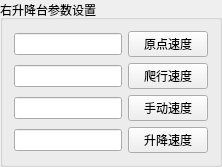
         <widget class="QGroupBox" name="groupBox_8">
          <property name="sizePolicy">
           <sizepolicy hsizetype="Preferred" vsizetype="Preferred">
            <horstretch>0</horstretch>
            <verstretch>0</verstretch>
           </sizepolicy>
          </property>
          <property name="title">
           <string>右升降台参数设置</string>
          </property>
          <layout class="QGridLayout" name="gridLayout_7">
           <item row="3" column="1">
            <widget class="QPushButton" name="Right_lifting_speed">
             <property name="sizePolicy">
              <sizepolicy hsizetype="Preferred" vsizetype="Fixed">
               <horstretch>0</horstretch>
               <verstretch>0</verstretch>
              </sizepolicy>
             </property>
             <property name="text">
              <string>升降速度</string>
             </property>
             <property name="checkable">
              <bool>false</bool>
             </property>
            </widget>
           </item>
           <item row="0" column="1">
            <widget class="QPushButton" name="Right_reset_speed">
             <property name="sizePolicy">
              <sizepolicy hsizetype="Preferred" vsizetype="Fixed">
               <horstretch>0</horstretch>
               <verstretch>0</verstretch>
              </sizepolicy>
             </property>
             <property name="text">
              <string>原点速度</string>
             </property>
             <property name="checkable">
              <bool>false</bool>
             </property>
            </widget>
           </item>
           <item row="0" column="0">
            <widget class="QLineEdit" name="Right_reset_speed_2">
             <property name="sizePolicy">
              <sizepolicy hsizetype="Preferred" vsizetype="Fixed">
               <horstretch>0</horstretch>
               <verstretch>0</verstretch>
              </sizepolicy>
             </property>
            </widget>
           </item>
           <item row="1" column="0">
            <widget class="QLineEdit" name="Right_creep_speed_2">
             <property name="sizePolicy">
              <sizepolicy hsizetype="Preferred" vsizetype="Fixed">
               <horstretch>0</horstretch>
               <verstretch>0</verstretch>
              </sizepolicy>
             </property>
            </widget>
           </item>
           <item row="2" column="0">
            <widget class="QLineEdit" name="Right_manual_speed_2">
             <property name="sizePolicy">
              <sizepolicy hsizetype="Preferred" vsizetype="Fixed">
               <horstretch>0</horstretch>
               <verstretch>0</verstretch>
              </sizepolicy>
             </property>
            </widget>
           </item>
           <item row="3" column="0">
            <widget class="QLineEdit" name="Right_lifting_speed_2">
             <property name="sizePolicy">
              <sizepolicy hsizetype="Preferred" vsizetype="Fixed">
               <horstretch>0</horstretch>
               <verstretch>0</verstretch>
              </sizepolicy>
             </property>
            </widget>
           </item>
           <item row="1" column="1">
            <widget class="QPushButton" name="Right_creep_speed">
             <property name="sizePolicy">
              <sizepolicy hsizetype="Preferred" vsizetype="Fixed">
               <horstretch>0</horstretch>
               <verstretch>0</verstretch>
              </sizepolicy>
             </property>
             <property name="text">
              <string>爬行速度</string>
             </property>
             <property name="checkable">
              <bool>false</bool>
             </property>
            </widget>
           </item>
           <item row="2" column="1">
            <widget class="QPushButton" name="Right_manual_speed">
             <property name="sizePolicy">
              <sizepolicy hsizetype="Preferred" vsizetype="Fixed">
               <horstretch>0</horstretch>
               <verstretch>0</verstretch>
              </sizepolicy>
             </property>
             <property name="text">
              <string>手动速度</string>
             </property>
             <property name="checkable">
              <bool>false</bool>
             </property>
            </widget>
           </item>
          </layout>
         </widget>
